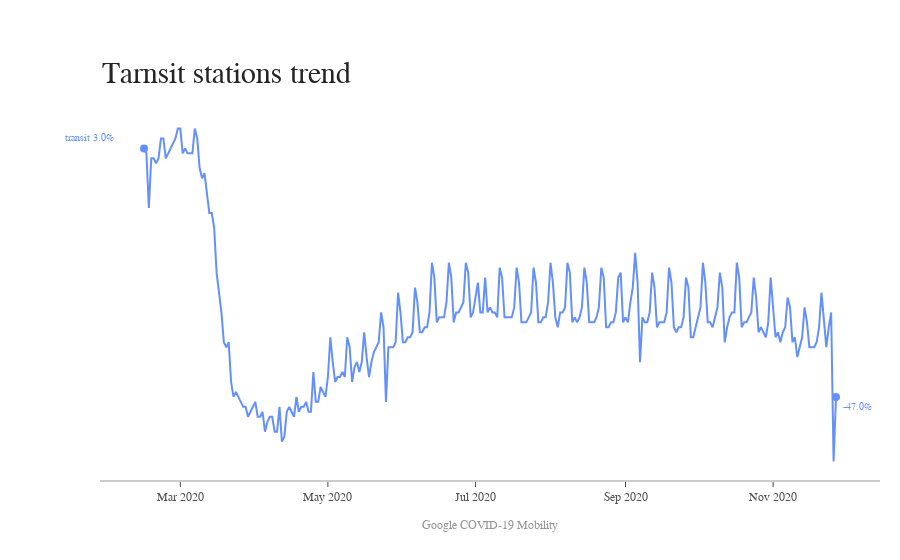

The code cell stored with this chart in its notebook:
### Code cell
rc,fig = plotTrend(Source = US_trend,
              title = 'Tarnsit stations trend',
              isPercentage = True,
              dateColumnHeader = 'date',
              labels = ['transit_stations_percent_change_from_baseline'],
              credits = source_google)
if rc:
    fig.show()

### Figure 1 — Plotly figure (JSON) as saved in the notebook; plotly's stock layout.template omitted (floating-point values rounded to 4 significant figures; data arrays with more than 128 entries replaced by an {"elided": "..."} marker saying what was removed)
{"data": [{"connectgaps": true, "line": {"color": "rgb(100,143,255)", "width": 2}, "mode": "lines", "name": "transit_stations_percent_change_from_baseline", "type": "scatter", "x": {"elided": "287 str values"}, "y": {"elided": "287 int values"}}, {"marker": {"color": "rgb(100,143,255)", "size": 8}, "mode": "markers", "type": "scatter", "x": ["2020-02-15", "2020-11-27"], "y": [3, -47]}], "layout": {"annotations": [{"font": {"color": "rgb(100,143,255)", "family": "Arial", "size": 10}, "showarrow": false, "text": "transit 3.0%", "x": 0.02, "xanchor": "right", "xref": "paper", "y": 5, "yanchor": "middle"}, {"font": {"color": "rgb(100,143,255)", "family": "Arial", "size": 10}, "showarrow": false, "text": "-47.0%", "x": 0.95, "xanchor": "left", "xref": "paper", "y": -49, "yanchor": "middle"}, {"font": {"color": "rgb(37,37,37)", "family": "Arial", "size": 30}, "showarrow": false, "text": "Tarnsit stations trend", "x": 0, "xanchor": "left", "xref": "paper", "y": 1.05, "yanchor": "bottom", "yref": "paper"}, {"font": {"color": "rgb(150,150,150)", "family": "Arial", "size": 12}, "showarrow": false, "text": "Google COVID-19 Mobility", "x": 0.5, "xanchor": "center", "xref": "paper", "y": -0.1, "yanchor": "top", "yref": "paper"}], "autosize": false, "margin": {"autoexpand": false, "l": 100, "r": 20, "t": 110}, "plot_bgcolor": "white", "showlegend": false, "xaxis": {"linecolor": "rgb(204, 204, 204)", "linewidth": 2, "showgrid": false, "showline": true, "showticklabels": true, "tickfont": {"color": "rgb(82, 82, 82)", "family": "Arial", "size": 12}, "ticks": "outside"}, "yaxis": {"showgrid": false, "showline": false, "showticklabels": false, "zeroline": false}}}
